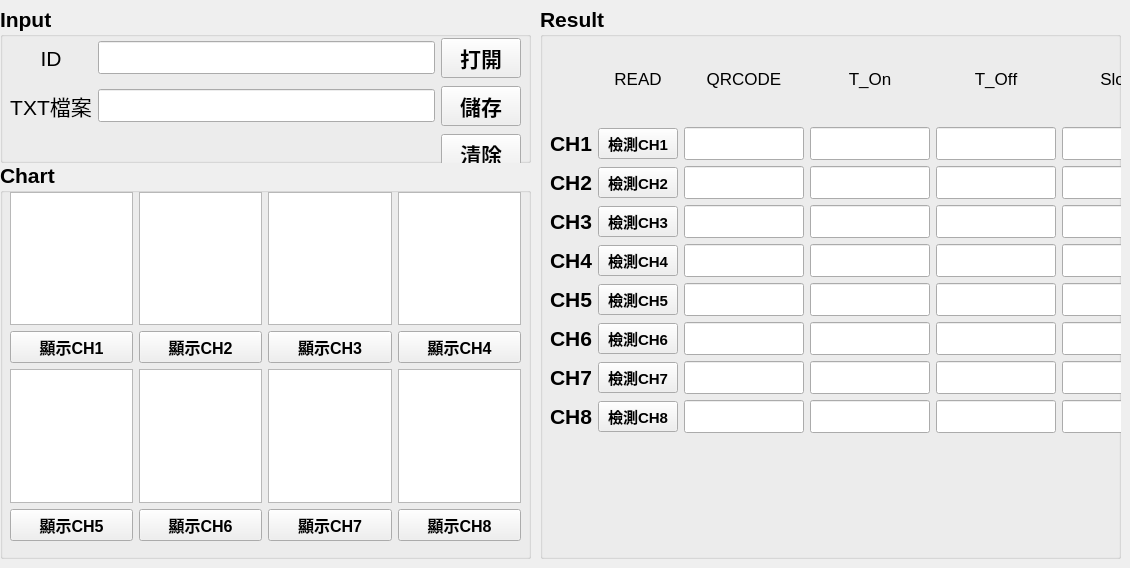
    <widget class="QWidget" name="tab_Sulink">
     <attribute name="title">
      <string>溫度保護器</string>
     </attribute>
     <widget class="QGroupBox" name="Input_box">
      <property name="geometry">
       <rect>
        <x>0</x>
        <y>6</y>
        <width>531</width>
        <height>157</height>
       </rect>
      </property>
      <property name="font">
       <font>
        <pointsize>16</pointsize>
        <weight>75</weight>
        <italic>false</italic>
        <bold>true</bold>
        <underline>false</underline>
        <strikeout>false</strikeout>
        <kerning>true</kerning>
       </font>
      </property>
      <property name="styleSheet">
       <string notr="true">QGroupBox {
            border-color: rgb(156, 156, 156);
        }</string>
      </property>
      <property name="title">
       <string>Input</string>
      </property>
      <widget class="QWidget" name="layoutWidget">
       <property name="geometry">
        <rect>
         <x>10</x>
         <y>30</y>
         <width>511</width>
         <height>142</height>
        </rect>
       </property>
       <layout class="QGridLayout" name="gridLayout_2">
        <item row="1" column="1">
         <widget class="QLineEdit" name="input_file">
          <property name="font">
           <font>
            <pointsize>16</pointsize>
            <kerning>false</kerning>
           </font>
          </property>
         </widget>
        </item>
        <item row="1" column="2">
         <widget class="QPushButton" name="btn_save">
          <property name="font">
           <font>
            <pointsize>16</pointsize>
            <weight>75</weight>
            <italic>false</italic>
            <bold>true</bold>
            <underline>false</underline>
            <strikeout>false</strikeout>
            <kerning>true</kerning>
           </font>
          </property>
          <property name="text">
           <string>儲存</string>
          </property>
         </widget>
        </item>
        <item row="0" column="1">
         <widget class="QLineEdit" name="input_name">
          <property name="font">
           <font>
            <pointsize>16</pointsize>
            <kerning>false</kerning>
           </font>
          </property>
         </widget>
        </item>
        <item row="1" column="0">
         <widget class="QLabel" name="label_txt_2">
          <property name="font">
           <font>
            <pointsize>16</pointsize>
            <weight>50</weight>
            <italic>false</italic>
            <bold>false</bold>
            <underline>false</underline>
            <strikeout>false</strikeout>
            <kerning>false</kerning>
           </font>
          </property>
          <property name="text">
           <string>TXT檔案</string>
          </property>
          <property name="alignment">
           <set>Qt::AlignCenter</set>
          </property>
         </widget>
        </item>
        <item row="0" column="0">
         <widget class="QLabel" name="label_name">
          <property name="font">
           <font>
            <pointsize>16</pointsize>
            <weight>50</weight>
            <italic>false</italic>
            <bold>false</bold>
            <underline>false</underline>
            <strikeout>false</strikeout>
            <kerning>false</kerning>
           </font>
          </property>
          <property name="text">
           <string>ID</string>
          </property>
          <property name="alignment">
           <set>Qt::AlignCenter</set>
          </property>
         </widget>
        </item>
        <item row="0" column="2">
         <widget class="QPushButton" name="btn_opentxt">
          <property name="font">
           <font>
            <pointsize>16</pointsize>
            <weight>75</weight>
            <italic>false</italic>
            <bold>true</bold>
            <underline>false</underline>
            <strikeout>false</strikeout>
            <kerning>false</kerning>
           </font>
          </property>
          <property name="text">
           <string>打開</string>
          </property>
         </widget>
        </item>
        <item row="2" column="2">
         <widget class="QPushButton" name="btn_clean">
          <property name="font">
           <font>
            <pointsize>16</pointsize>
            <weight>75</weight>
            <italic>false</italic>
            <bold>true</bold>
            <underline>false</underline>
            <strikeout>false</strikeout>
            <kerning>true</kerning>
           </font>
          </property>
          <property name="text">
           <string>清除</string>
          </property>
         </widget>
        </item>
       </layout>
      </widget>
     </widget>
     <widget class="QGroupBox" name="Chart_box">
      <property name="geometry">
       <rect>
        <x>0</x>
        <y>162</y>
        <width>531</width>
        <height>397</height>
       </rect>
      </property>
      <property name="font">
       <font>
        <pointsize>16</pointsize>
        <weight>75</weight>
        <bold>true</bold>
       </font>
      </property>
      <property name="title">
       <string>Chart</string>
      </property>
      <widget class="QSplitter" name="splitter_2">
       <property name="geometry">
        <rect>
         <x>16</x>
         <y>156</y>
         <width>0</width>
         <height>0</height>
        </rect>
       </property>
       <property name="orientation">
        <enum>Qt::Vertical</enum>
       </property>
       <widget class="QWidget" name="widget_6" native="true">
        <property name="styleSheet">
         <string notr="true">background-color: rgb(255, 255, 255);</string>
        </property>
       </widget>
       <widget class="QWidget" name="widget_7" native="true">
        <property name="styleSheet">
         <string notr="true">background-color: rgb(255, 255, 255);</string>
        </property>
       </widget>
       <widget class="QWidget" name="widget_8" native="true">
        <property name="styleSheet">
         <string notr="true">background-color: rgb(255, 255, 255);</string>
        </property>
       </widget>
       <widget class="QWidget" name="widget_5" native="true">
        <property name="styleSheet">
         <string notr="true">background-color: rgb(255, 255, 255);</string>
        </property>
       </widget>
      </widget>
      <widget class="QWidget" name="layoutWidget_2">
       <property name="geometry">
        <rect>
         <x>10</x>
         <y>30</y>
         <width>511</width>
         <height>349</height>
        </rect>
       </property>
       <layout class="QGridLayout" name="gridLayout_3">
        <item row="2" column="1">
         <widget class="QGraphicsView" name="ch6_chart"/>
        </item>
        <item row="3" column="1">
         <widget class="QPushButton" name="ch6_display">
          <property name="font">
           <font>
            <pointsize>12</pointsize>
            <weight>75</weight>
            <bold>true</bold>
           </font>
          </property>
          <property name="text">
           <string>顯示CH6</string>
          </property>
         </widget>
        </item>
        <item row="0" column="3">
         <widget class="QGraphicsView" name="ch4_chart"/>
        </item>
        <item row="2" column="0">
         <widget class="QGraphicsView" name="ch5_chart"/>
        </item>
        <item row="0" column="1">
         <widget class="QGraphicsView" name="ch2_chart"/>
        </item>
        <item row="0" column="2">
         <widget class="QGraphicsView" name="ch3_chart"/>
        </item>
        <item row="3" column="3">
         <widget class="QPushButton" name="ch8_display">
          <property name="font">
           <font>
            <pointsize>12</pointsize>
            <weight>75</weight>
            <bold>true</bold>
           </font>
          </property>
          <property name="text">
           <string>顯示CH8</string>
          </property>
         </widget>
        </item>
        <item row="2" column="2">
         <widget class="QGraphicsView" name="ch7_chart"/>
        </item>
        <item row="0" column="0">
         <widget class="QGraphicsView" name="ch1_chart"/>
        </item>
        <item row="3" column="2">
         <widget class="QPushButton" name="ch7_display">
          <property name="font">
           <font>
            <pointsize>12</pointsize>
            <weight>75</weight>
            <bold>true</bold>
           </font>
          </property>
          <property name="text">
           <string>顯示CH7</string>
          </property>
         </widget>
        </item>
        <item row="2" column="3">
         <widget class="QGraphicsView" name="ch8_chart"/>
        </item>
        <item row="3" column="0">
         <widget class="QPushButton" name="ch5_display">
          <property name="font">
           <font>
            <pointsize>12</pointsize>
            <weight>75</weight>
            <bold>true</bold>
           </font>
          </property>
          <property name="text">
           <string>顯示CH5</string>
          </property>
         </widget>
        </item>
        <item row="1" column="3">
         <widget class="QPushButton" name="ch4_display">
          <property name="font">
           <font>
            <pointsize>12</pointsize>
            <weight>75</weight>
            <bold>true</bold>
           </font>
          </property>
          <property name="text">
           <string>顯示CH4</string>
          </property>
         </widget>
        </item>
        <item row="1" column="2">
         <widget class="QPushButton" name="ch3_display">
          <property name="font">
           <font>
            <pointsize>12</pointsize>
            <weight>75</weight>
            <bold>true</bold>
           </font>
          </property>
          <property name="text">
           <string>顯示CH3</string>
          </property>
         </widget>
        </item>
        <item row="1" column="1">
         <widget class="QPushButton" name="ch2_display">
          <property name="font">
           <font>
            <pointsize>12</pointsize>
            <weight>75</weight>
            <bold>true</bold>
           </font>
          </property>
          <property name="text">
           <string>顯示CH2</string>
          </property>
         </widget>
        </item>
        <item row="1" column="0">
         <widget class="QPushButton" name="ch1_display">
          <property name="font">
           <font>
            <pointsize>12</pointsize>
            <weight>75</weight>
            <bold>true</bold>
           </font>
          </property>
          <property name="text">
           <string>顯示CH1</string>
          </property>
         </widget>
        </item>
       </layout>
      </widget>
     </widget>
     <widget class="QGroupBox" name="Result_box">
      <property name="geometry">
       <rect>
        <x>540</x>
        <y>6</y>
        <width>581</width>
        <height>553</height>
       </rect>
      </property>
      <property name="font">
       <font>
        <pointsize>16</pointsize>
        <weight>75</weight>
        <bold>true</bold>
       </font>
      </property>
      <property name="title">
       <string>Result</string>
      </property>
      <widget class="QWidget" name="layoutWidget">
       <property name="geometry">
        <rect>
         <x>10</x>
         <y>30</y>
         <width>758</width>
         <height>397</height>
        </rect>
       </property>
       <layout class="QGridLayout" name="gridLayout">
        <item row="3" column="0">
         <widget class="QLabel" name="label_ch3">
          <property name="font">
           <font>
            <pointsize>16</pointsize>
            <weight>75</weight>
            <bold>true</bold>
           </font>
          </property>
          <property name="text">
           <string>CH3</string>
          </property>
          <property name="alignment">
           <set>Qt::AlignCenter</set>
          </property>
         </widget>
        </item>
        <item row="0" column="2">
         <widget class="QLabel" name="label_qrcode">
          <property name="font">
           <font>
            <pointsize>13</pointsize>
            <weight>50</weight>
            <bold>false</bold>
            <kerning>false</kerning>
           </font>
          </property>
          <property name="text">
           <string>QRCODE</string>
          </property>
          <property name="alignment">
           <set>Qt::AlignCenter</set>
          </property>
         </widget>
        </item>
        <item row="1" column="5">
         <widget class="QLineEdit" name="ch1_slope">
          <property name="alignment">
           <set>Qt::AlignCenter</set>
          </property>
         </widget>
        </item>
        <item row="0" column="3">
         <widget class="QLabel" name="label_T_On">
          <property name="font">
           <font>
            <pointsize>13</pointsize>
            <weight>50</weight>
            <bold>false</bold>
            <kerning>false</kerning>
           </font>
          </property>
          <property name="text">
           <string>T_On</string>
          </property>
          <property name="alignment">
           <set>Qt::AlignCenter</set>
          </property>
         </widget>
        </item>
        <item row="4" column="4">
         <widget class="QLineEdit" name="ch4_T_Off">
          <property name="alignment">
           <set>Qt::AlignCenter</set>
          </property>
         </widget>
        </item>
        <item row="3" column="3">
         <widget class="QLineEdit" name="ch3_T_On">
          <property name="alignment">
           <set>Qt::AlignCenter</set>
          </property>
         </widget>
        </item>
        <item row="7" column="3">
         <widget class="QLineEdit" name="ch7_T_On">
          <property name="alignment">
           <set>Qt::AlignCenter</set>
          </property>
         </widget>
        </item>
        <item row="1" column="2">
         <widget class="QLineEdit" name="ch1_qrcodelable">
          <property name="alignment">
           <set>Qt::AlignCenter</set>
          </property>
         </widget>
        </item>
        <item row="6" column="6">
         <widget class="QLineEdit" name="ch6_PF">
          <property name="alignment">
           <set>Qt::AlignCenter</set>
          </property>
         </widget>
        </item>
        <item row="6" column="3">
         <widget class="QLineEdit" name="ch6_T_On">
          <property name="alignment">
           <set>Qt::AlignCenter</set>
          </property>
         </widget>
        </item>
        <item row="8" column="2">
         <widget class="QLineEdit" name="ch8_qrcodelable">
          <property name="alignment">
           <set>Qt::AlignCenter</set>
          </property>
         </widget>
        </item>
        <item row="8" column="6">
         <widget class="QLineEdit" name="ch8_PF">
          <property name="alignment">
           <set>Qt::AlignCenter</set>
          </property>
         </widget>
        </item>
        <item row="7" column="5">
         <widget class="QLineEdit" name="ch7_slope">
          <property name="alignment">
           <set>Qt::AlignCenter</set>
          </property>
         </widget>
        </item>
        <item row="3" column="2">
         <widget class="QLineEdit" name="ch3_qrcodelable">
          <property name="alignment">
           <set>Qt::AlignCenter</set>
          </property>
         </widget>
        </item>
        <item row="3" column="5">
         <widget class="QLineEdit" name="ch3_slope">
          <property name="alignment">
           <set>Qt::AlignCenter</set>
          </property>
         </widget>
        </item>
        <item row="1" column="0">
         <widget class="QLabel" name="label_ch1">
          <property name="font">
           <font>
            <pointsize>16</pointsize>
            <weight>75</weight>
            <bold>true</bold>
           </font>
          </property>
          <property name="text">
           <string>CH1</string>
          </property>
          <property name="alignment">
           <set>Qt::AlignCenter</set>
          </property>
         </widget>
        </item>
        <item row="1" column="1">
         <widget class="QPushButton" name="ch1_qrcode">
          <property name="font">
           <font>
            <pointsize>11</pointsize>
            <weight>75</weight>
            <bold>true</bold>
           </font>
          </property>
          <property name="text">
           <string>檢測CH1</string>
          </property>
         </widget>
        </item>
        <item row="1" column="4">
         <widget class="QLineEdit" name="ch1_T_Off">
          <property name="alignment">
           <set>Qt::AlignCenter</set>
          </property>
         </widget>
        </item>
        <item row="2" column="3">
         <widget class="QLineEdit" name="ch2_T_On">
          <property name="alignment">
           <set>Qt::AlignCenter</set>
          </property>
         </widget>
        </item>
        <item row="7" column="1">
         <widget class="QPushButton" name="ch7_qrcode">
          <property name="font">
           <font>
            <pointsize>11</pointsize>
            <weight>75</weight>
            <bold>true</bold>
           </font>
          </property>
          <property name="text">
           <string>檢測CH7</string>
          </property>
         </widget>
        </item>
        <item row="4" column="2">
         <widget class="QLineEdit" name="ch4_qrcodelable">
          <property name="alignment">
           <set>Qt::AlignCenter</set>
          </property>
         </widget>
        </item>
        <item row="0" column="5">
         <widget class="QLabel" name="label_Slope">
          <property name="font">
           <font>
            <pointsize>13</pointsize>
            <weight>50</weight>
            <bold>false</bold>
            <kerning>false</kerning>
           </font>
          </property>
          <property name="text">
           <string>Slope</string>
          </property>
          <property name="alignment">
           <set>Qt::AlignCenter</set>
          </property>
         </widget>
        </item>
        <item row="5" column="0">
         <widget class="QLabel" name="label_ch5">
          <property name="font">
           <font>
            <pointsize>16</pointsize>
            <weight>75</weight>
            <bold>true</bold>
           </font>
          </property>
          <property name="text">
           <string>CH5</string>
          </property>
          <property name="alignment">
           <set>Qt::AlignCenter</set>
          </property>
         </widget>
        </item>
        <item row="3" column="1">
         <widget class="QPushButton" name="ch3_qrcode">
          <property name="font">
           <font>
            <pointsize>11</pointsize>
            <weight>75</weight>
            <bold>true</bold>
           </font>
          </property>
          <property name="text">
           <string>檢測CH3</string>
          </property>
         </widget>
        </item>
        <item row="4" column="1">
         <widget class="QPushButton" name="ch4_qrcode">
          <property name="font">
           <font>
            <pointsize>11</pointsize>
            <weight>75</weight>
            <bold>true</bold>
           </font>
          </property>
          <property name="text">
           <string>檢測CH4</string>
          </property>
         </widget>
        </item>
        <item row="8" column="5">
         <widget class="QLineEdit" name="ch8_slope">
          <property name="alignment">
           <set>Qt::AlignCenter</set>
          </property>
         </widget>
        </item>
        <item row="1" column="3">
         <widget class="QLineEdit" name="ch1_T_On">
          <property name="alignment">
           <set>Qt::AlignCenter</set>
          </property>
         </widget>
        </item>
        <item row="7" column="4">
         <widget class="QLineEdit" name="ch7_T_Off">
          <property name="alignment">
           <set>Qt::AlignCenter</set>
          </property>
         </widget>
        </item>
        <item row="2" column="6">
         <widget class="QLineEdit" name="ch2_PF">
          <property name="alignment">
           <set>Qt::AlignCenter</set>
          </property>
         </widget>
        </item>
        <item row="4" column="5">
         <widget class="QLineEdit" name="ch4_slope">
          <property name="alignment">
           <set>Qt::AlignCenter</set>
          </property>
         </widget>
        </item>
        <item row="2" column="1">
         <widget class="QPushButton" name="ch2_qrcode">
          <property name="font">
           <font>
            <pointsize>11</pointsize>
            <weight>75</weight>
            <bold>true</bold>
           </font>
          </property>
          <property name="text">
           <string>檢測CH2</string>
          </property>
         </widget>
        </item>
        <item row="1" column="6">
         <widget class="QLineEdit" name="ch1_PF">
          <property name="alignment">
           <set>Qt::AlignCenter</set>
          </property>
         </widget>
        </item>
        <item row="3" column="6">
         <widget class="QLineEdit" name="ch3_PF">
          <property name="alignment">
           <set>Qt::AlignCenter</set>
          </property>
         </widget>
        </item>
        <item row="4" column="0">
         <widget class="QLabel" name="label_ch4">
          <property name="font">
           <font>
            <pointsize>16</pointsize>
            <weight>75</weight>
            <bold>true</bold>
           </font>
          </property>
          <property name="text">
           <string>CH4</string>
          </property>
          <property name="alignment">
           <set>Qt::AlignCenter</set>
          </property>
         </widget>
        </item>
        <item row="5" column="5">
         <widget class="QLineEdit" name="ch5_slope">
          <property name="alignment">
           <set>Qt::AlignCenter</set>
          </property>
         </widget>
        </item>
        <item row="8" column="1">
         <widget class="QPushButton" name="ch8_qrcode">
          <property name="font">
           <font>
            <pointsize>11</pointsize>
            <weight>75</weight>
            <bold>true</bold>
           </font>
          </property>
          <property name="text">
           <string>檢測CH8</string>
          </property>
         </widget>
        </item>
        <item row="0" column="4">
         <widget class="QLabel" name="label_T_Off">
          <property name="font">
           <font>
            <pointsize>13</pointsize>
            <weight>50</weight>
            <bold>false</bold>
            <kerning>false</kerning>
           </font>
          </property>
          <property name="text">
           <string>T_Off</string>
          </property>
          <property name="alignment">
           <set>Qt::AlignCenter</set>
          </property>
         </widget>
        </item>
        <item row="5" column="6">
         <widget class="QLineEdit" name="ch5_PF">
          <property name="alignment">
           <set>Qt::AlignCenter</set>
          </property>
         </widget>
        </item>
        <item row="5" column="1">
         <widget class="QPushButton" name="ch5_qrcode">
          <property name="font">
           <font>
            <pointsize>11</pointsize>
            <weight>75</weight>
            <bold>true</bold>
           </font>
          </property>
          <property name="text">
           <string>檢測CH5</string>
          </property>
         </widget>
        </item>
        <item row="0" column="6">
         <widget class="QLabel" name="label_T_On_14">
          <property name="font">
           <font>
            <pointsize>13</pointsize>
            <weight>50</weight>
            <bold>false</bold>
            <kerning>false</kerning>
           </font>
          </property>
          <property name="text">
           <string>PASS/FAIL</string>
          </property>
          <property name="alignment">
           <set>Qt::AlignCenter</set>
          </property>
         </widget>
        </item>
        <item row="7" column="0">
         <widget class="QLabel" name="label_ch7">
          <property name="font">
           <font>
            <pointsize>16</pointsize>
            <weight>75</weight>
            <bold>true</bold>
           </font>
          </property>
          <property name="text">
           <string>CH7</string>
          </property>
          <property name="alignment">
           <set>Qt::AlignCenter</set>
          </property>
         </widget>
        </item>
        <item row="5" column="4">
         <widget class="QLineEdit" name="ch5_T_Off">
          <property name="alignment">
           <set>Qt::AlignCenter</set>
          </property>
         </widget>
        </item>
        <item row="2" column="0">
         <widget class="QLabel" name="label_ch2">
          <property name="font">
           <font>
            <pointsize>16</pointsize>
            <weight>75</weight>
            <bold>true</bold>
           </font>
          </property>
          <property name="text">
           <string>CH2</string>
          </property>
          <property name="alignment">
           <set>Qt::AlignCenter</set>
          </property>
         </widget>
        </item>
        <item row="5" column="3">
         <widget class="QLineEdit" name="ch5_T_On">
          <property name="alignment">
           <set>Qt::AlignCenter</set>
          </property>
         </widget>
        </item>
        <item row="4" column="6">
         <widget class="QLineEdit" name="ch4_PF">
          <property name="alignment">
           <set>Qt::AlignCenter</set>
          </property>
         </widget>
        </item>
        <item row="6" column="1">
         <widget class="QPushButton" name="ch6_qrcode">
          <property name="font">
           <font>
            <pointsize>11</pointsize>
            <weight>75</weight>
            <bold>true</bold>
           </font>
          </property>
          <property name="text">
           <string>檢測CH6</string>
          </property>
         </widget>
        </item>
        <item row="7" column="6">
         <widget class="QLineEdit" name="ch7_PF">
          <property name="alignment">
           <set>Qt::AlignCenter</set>
          </property>
         </widget>
        </item>
        <item row="8" column="4">
         <widget class="QLineEdit" name="ch8_T_Off">
          <property name="alignment">
           <set>Qt::AlignCenter</set>
          </property>
         </widget>
        </item>
        <item row="8" column="3">
         <widget class="QLineEdit" name="ch8_T_On">
          <property name="alignment">
           <set>Qt::AlignCenter</set>
          </property>
         </widget>
        </item>
        <item row="8" column="0">
         <widget class="QLabel" name="label_ch8">
          <property name="font">
           <font>
            <pointsize>16</pointsize>
            <weight>75</weight>
            <bold>true</bold>
           </font>
          </property>
          <property name="text">
           <string>CH8</string>
          </property>
          <property name="alignment">
           <set>Qt::AlignCenter</set>
          </property>
         </widget>
        </item>
        <item row="6" column="2">
         <widget class="QLineEdit" name="ch6_qrcodelable">
          <property name="alignment">
           <set>Qt::AlignCenter</set>
          </property>
         </widget>
        </item>
        <item row="2" column="2">
         <widget class="QLineEdit" name="ch2_qrcodelable">
          <property name="alignment">
           <set>Qt::AlignCenter</set>
          </property>
         </widget>
        </item>
        <item row="2" column="5">
         <widget class="QLineEdit" name="ch2_slope">
          <property name="alignment">
           <set>Qt::AlignCenter</set>
          </property>
         </widget>
        </item>
        <item row="6" column="0">
         <widget class="QLabel" name="label_ch6">
          <property name="font">
           <font>
            <pointsize>16</pointsize>
            <weight>75</weight>
            <bold>true</bold>
           </font>
          </property>
          <property name="text">
           <string>CH6</string>
          </property>
          <property name="alignment">
           <set>Qt::AlignCenter</set>
          </property>
         </widget>
        </item>
        <item row="5" column="2">
         <widget class="QLineEdit" name="ch5_qrcodelable">
          <property name="alignment">
           <set>Qt::AlignCenter</set>
          </property>
         </widget>
        </item>
        <item row="6" column="4">
         <widget class="QLineEdit" name="ch6_T_Off">
          <property name="alignment">
           <set>Qt::AlignCenter</set>
          </property>
         </widget>
        </item>
        <item row="3" column="4">
         <widget class="QLineEdit" name="ch3_T_Off">
          <property name="alignment">
           <set>Qt::AlignCenter</set>
          </property>
         </widget>
        </item>
        <item row="2" column="4">
         <widget class="QLineEdit" name="ch2_T_Off">
          <property name="alignment">
           <set>Qt::AlignCenter</set>
          </property>
         </widget>
        </item>
        <item row="4" column="3">
         <widget class="QLineEdit" name="ch4_T_On">
          <property name="alignment">
           <set>Qt::AlignCenter</set>
          </property>
         </widget>
        </item>
        <item row="6" column="5">
         <widget class="QLineEdit" name="ch6_slope">
          <property name="alignment">
           <set>Qt::AlignCenter</set>
          </property>
         </widget>
        </item>
        <item row="7" column="2">
         <widget class="QLineEdit" name="ch7_qrcodelable">
          <property name="alignment">
           <set>Qt::AlignCenter</set>
          </property>
         </widget>
        </item>
        <item row="0" column="1">
         <widget class="QLabel" name="label_qrcode_3">
          <property name="font">
           <font>
            <pointsize>13</pointsize>
            <weight>50</weight>
            <bold>false</bold>
            <kerning>false</kerning>
           </font>
          </property>
          <property name="text">
           <string>READ</string>
          </property>
          <property name="alignment">
           <set>Qt::AlignCenter</set>
          </property>
         </widget>
        </item>
       </layout>
      </widget>
     </widget>
    </widget>
